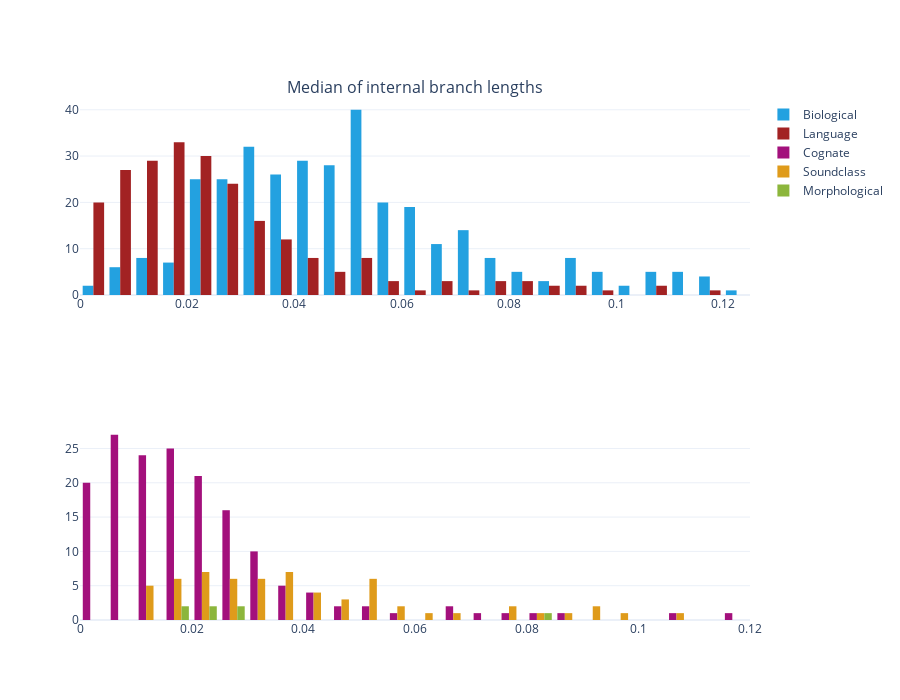

Source (notebook cell):
### Code cell
def plots_for_column(col, title, eliminate_outlier = False):
    fig = make_subplots(
        rows=2,
        cols=1,
        subplot_titles=[title, ""]
    )

    all_data = pd.concat([morph_data, lang_data], join="inner")
    if eliminate_outlier:
        lower = all_data[col].quantile(0.05)
        upper = all_data[col].quantile(0.95)
    else:
        lower = all_data[col].min()
        upper = all_data[col].max()
    
    
    fig.append_trace(
        go.Histogram(
            x=morph_data.loc[morph_data[col].between(lower, upper)][col],
            name="Biological",
            marker_color=cc_morph.get_model_color("BIN"),
            showlegend=True
            #, histnorm="percent",
        ),
        row=1,
        col=1
    )
    fig.append_trace(
        go.Histogram(
            x=lang_data.loc[lang_data[col].between(lower, upper)][col],
            name="Language",
            marker_color=cc_lang.get_model_color("BIN"),
            showlegend=True
            #, histnorm="percent"
        ),
        row=1,
        col=1
    )
    
    fig.append_trace(
        go.Histogram(
            x=cc_lang_data.loc[cc_lang_data[col].between(lower, upper)][col],
            name="Cognate",
            marker_color=cc_lang.get_subtype_color("cc"),
            showlegend=True
        ),
        row=2,
        col=1
    )
    fig.append_trace(
        go.Histogram(
            x=sc_lang_data.loc[sc_lang_data[col].between(lower, upper)][col],
            name="Soundclass",
            marker_color=cc_lang.get_subtype_color("sc"),
            showlegend=True
        ),
        row=2,
        col=1
    )
    fig.append_trace(
        go.Histogram(
            x=ms_lang_data.loc[ms_lang_data[col].between(lower, upper)][col],
            name="Morphological",
            marker_color=cc_lang.get_subtype_color("ms"),
            showlegend=True
        ),
        row=2,
        col=1
    )
    return fig

column = "median_internal_brlens"
plots_for_column(column, "Median of internal branch lengths", True).update_layout(template="plotly_white", height=700)
#plots_for_column(column).write_image(column + ".png")

### Figure 1 — Plotly figure (JSON) as saved in the notebook; plotly's stock layout.template omitted (floating-point values rounded to 4 significant figures; data arrays with more than 128 entries replaced by an {"elided": "..."} marker saying what was removed)
{"data": [{"marker": {"color": "#23A1E0"}, "name": "Biological", "showlegend": true, "type": "histogram", "x": {"elided": "338 float values"}, "xaxis": "x", "yaxis": "y"}, {"marker": {"color": "#A22223"}, "name": "Language", "showlegend": true, "type": "histogram", "x": {"elided": "234 float values"}, "xaxis": "x", "yaxis": "y"}, {"marker": {"color": "#A3107C"}, "name": "Cognate", "showlegend": true, "type": "histogram", "x": {"elided": "165 float values"}, "xaxis": "x2", "yaxis": "y2"}, {"marker": {"color": "#DF9B1B"}, "name": "Soundclass", "showlegend": true, "type": "histogram", "x": [0.07925, 0.0391, 0.05252, 0.01746, 0.01192, 0.0267, 0.04961, 0.0327, 0.09521, 0.05163, 0.05542, 0.01888, 0.04437, 0.0191, 0.06447, 0.0228, 0.03219, 0.04437, 0.05421, 0.01205, 0.04579, 0.09287, 0.09296, 0.1053, 0.05268, 0.01593, 0.08533, 0.0213, 0.02626, 0.06845, 0.02996, 0.05005, 0.05633, 0.01192, 0.07624, 0.04914, 0.01452, 0.02198, 0.03074, 0.02465, 0.03999, 0.0354, 0.0403, 0.03642, 0.02732, 0.0413, 0.0226, 0.03659, 0.02756, 0.03203, 0.02458, 0.02937, 0.01648, 0.03798, 0.03306, 0.03778, 0.0232, 0.0147, 0.01953, 0.03207, 0.05002, 0.08149], "xaxis": "x2", "yaxis": "y2"}, {"marker": {"color": "#8CB63C"}, "name": "Morphological", "showlegend": true, "type": "histogram", "x": [0.01971, 0.02204, 0.02821, 0.0242, 0.08383, 0.02894, 0.01913], "xaxis": "x2", "yaxis": "y2"}], "layout": {"annotations": [{"font": {"size": 16}, "showarrow": false, "text": "Median of internal branch lengths", "x": 0.5, "xanchor": "center", "xref": "paper", "y": 1, "yanchor": "bottom", "yref": "paper"}], "height": 700, "xaxis": {"anchor": "y", "domain": [0, 1]}, "xaxis2": {"anchor": "y2", "domain": [0, 1]}, "yaxis": {"anchor": "x", "domain": [0.625, 1]}, "yaxis2": {"anchor": "x2", "domain": [0, 0.375]}}}
